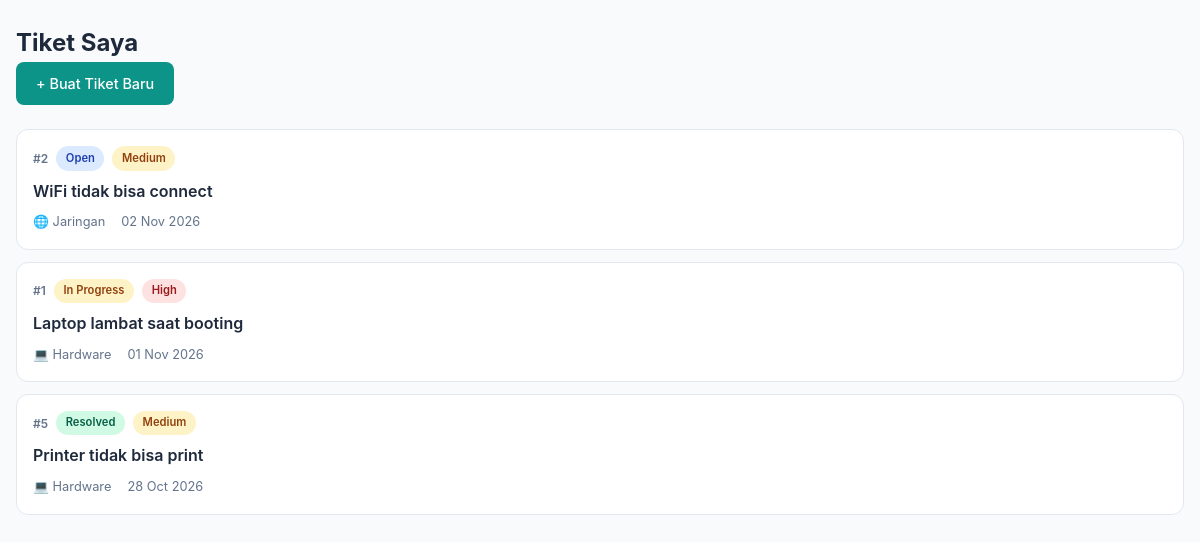
The page /user/tickets (signed in) on the database as committed earlier.
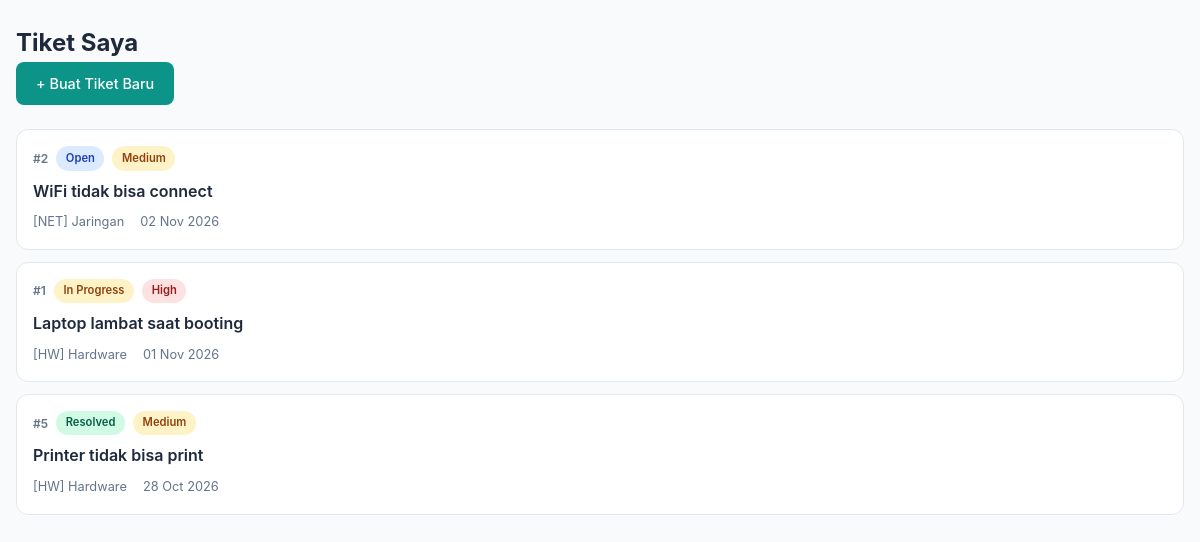
The same page on the database as committed later.
### tables this page shows
CREATE TABLE IF NOT EXISTS tickets (
    id INT AUTO_INCREMENT PRIMARY KEY,
    id_user INT NOT NULL,
    id_category INT NOT NULL,
    id_teknisi INT DEFAULT NULL,
    id_asset INT DEFAULT NULL,
    judul VARCHAR(255) NOT NULL,
    deskripsi TEXT NOT NULL,
    prioritas ENUM('low', 'medium', 'high', 'critical') NOT NULL DEFAULT 'medium',
    status ENUM('open', 'in_progress', 'waiting', 'resolved', 'closed') NOT NULL DEFAULT 'open',
    lampiran VARCHAR(255) DEFAULT NULL,
    sla_jam INT NOT NULL DEFAULT 48,
    created_at TIMESTAMP DEFAULT CURRENT_TIMESTAMP,
    updated_at TIMESTAMP DEFAULT CURRENT_TIMESTAMP ON UPDATE CURRENT_TIMESTAMP,
    resolved_at TIMESTAMP NULL DEFAULT NULL,
    FOREIGN KEY (id_user) REFERENCES users(id) ON DELETE CASCADE,
    FOREIGN KEY (id_category) REFERENCES categories(id) ON DELETE RESTRICT,
    FOREIGN KEY (id_teknisi) REFERENCES users(id) ON DELETE SET NULL,
    FOREIGN KEY (id_asset) REFERENCES assets(id) ON DELETE SET NULL
);

CREATE TABLE IF NOT EXISTS categories (
    id INT AUTO_INCREMENT PRIMARY KEY,
    nama VARCHAR(100) NOT NULL,
    deskripsi TEXT,
    icon VARCHAR(50) DEFAULT '',
    created_at TIMESTAMP DEFAULT CURRENT_TIMESTAMP
);

### Core/functions.php (called while the page is built, shortened)
<?php
function base_path($path)
{
    return BASE_PATH . $path;
}
function view($path, $attributes = [])
{
    extract($attributes);
    require base_path('views/' . $path);
}

### controllers/user/tickets/index.php (called while the page is built, shortened)
<?php
$db = App::resolve(Database::class);
$userId = $_SESSION['user']['id'];
$tickets = $db->query(
    'SELECT t.*, c.nama AS kategori_nama, c.icon AS kategori_icon,
            u.nama AS teknisi_nama
     FROM tickets t
     JOIN categories c ON t.id_category = c.id
     LEFT JOIN users u ON t.id_teknisi = u.id
     WHERE t.id_user = :id_user
     ORDER BY t.created_at DESC',
    ['id_user' => $userId]
)->getAll();
view('dashboard_user/tickets/index.view.php', [
    'css' => 'dashboard.css',
    'title' => 'Tiket Saya - TiketIT',
    'tickets' => $tickets,
]);

### public/index.php (called while the page is built, shortened)
<?php
require BASE_PATH.'Core/functions.php';
spl_autoload_register(function ($class) {
    $class = str_replace('\\', DIRECTORY_SEPARATOR, $class);
});
require base_path('bootstrap.php');
$router = new \Core\Router();
$uri = parse_url($_SERVER['REQUEST_URI'])['path'];
$method = $_POST['_method'] ?? $_SERVER['REQUEST_METHOD'];
$router->route($uri, $method);

### Core/App.php (called while the page is built, shortened)
<?php
class App
{
    protected static $container;
    public static function setContainer($container)
    {
        static::$container = $container;
    }
    public static function container()
    {
        return static::$container;
    }
    public static function resolve($key)
    {
        return static::container()->resolve($key);
    }
}

### Core/Container.php (called while the page is built, shortened)
<?php
class Container
{
    protected $bindings = [];
    public function bind($key, $resolver)
    {
        $this->bindings[$key] = $resolver;
    }
    public function resolve($key)
    {
        $resolver = $this->bindings[$key];
        return call_user_func($resolver);
    }
}

### config.php (called while the page is built, shortened)
<?php
$config = [
    'database' => [
        'host' => getenv('DB_HOST') ?: 'localhost',
        'port' => getenv('DB_PORT') ?: 3306,
        'dbname' => getenv('DB_NAME') ?: 'tiketit',
        'charset' => 'utf8mb4',
        'username' => getenv('DB_USER') ?: 'root',
        'password' => getenv('DB_PASS') ?: '',
    ],
    'app' => [
        'name' => 'TiketIT',
        'version' => '1.0.0',
        'timezone' => 'Asia/Jakarta',
    ],
];
$local = __DIR__ . '/config.local.php';
return $config;

### bootstrap.php (called while the page is built, shortened)
<?php
$container = new Container();
$container->bind('Core\Database', function () {
    $config = require base_path('config.php');
    return new Database(
        $config['database'],
        $config['database']['username'] ?? 'root',
        $config['database']['password'] ?? ''
    );
});

### Core/Database.php (called while the page is built, shortened)
<?php
class Database
{
    public $connection;
    public $statement;
    public function __construct($config, $username = 'root', $password = '')
    {
        $dsn = 'mysql:' . http_build_query($config, '', ';');
        $this->connection = new PDO($dsn, $username, $password, [
           PDO::ATTR_DEFAULT_FETCH_MODE => PDO::FETCH_ASSOC
        ]);
    }
    public function query($query, $params = [])
    {
        $this->statement = $this->connection->prepare($query);
        $this->statement->execute($params);
        return $this;
    }
    public function getAll()
    {
        return $this->statement->fetchAll();
    }
}

### views/dashboard_user/tickets/index.view.php (the view, shortened to what the changed rows need)
<?php require base_path('views/partials/head.php') ?>
<div class="dashboard-container">
    <div class="dashboard-header">
        <h1>Tiket Saya</h1>
        <a href="/user/tickets/create" class="btn-primary">+ Buat Tiket Baru</a>
    </div>
    <?php if (empty($tickets)): ?>
        <div class="empty-state">
            <div class="empty-icon"></div>
            <p>Belum ada tiket. Buat tiket pertama Anda!</p>
            <a href="/user/tickets/create" class="btn-primary">Buat Tiket</a>
        </div>
    <?php else: ?>
        <div class="ticket-list">
            <?php foreach ($tickets as $ticket): ?>
                <a href="/user/tickets/detail?id=<?= $ticket['id'] ?>" class="ticket-card">
                    <div class="ticket-header">
                        <span class="ticket-id">#<?= $ticket['id'] ?></span>
                        <span class="badge badge-<?= $ticket['status'] ?>"><?= ucfirst(str_replace('_', ' ', $ticket['status'])) ?></span>
                        <span class="badge badge-priority-<?= $ticket['prioritas'] ?>"><?= ucfirst($ticket['prioritas']) ?></span>
                    </div>
                    <h3 class="ticket-title"><?= htmlspecialchars($ticket['judul']) ?></h3>
                    <div class="ticket-meta">
                        <span><?= $ticket['kategori_icon'] ?> <?= htmlspecialchars($ticket['kategori_nama']) ?></span>
                        <span> <?= date('d M Y', strtotime($ticket['created_at'])) ?></span>
                    </div>
                </a>
            <?php endforeach; ?>
        </div>
    <?php endif; ?>
</div>
<?php require base_path('views/partials/foot.php') ?>

### Core/Router.php (shortened to what the changed rows need)
<?php
class Router
{
    protected $routes = [];
    public function add($method, $uri, $controller)
    {
        $this->routes[] = [
            'uri' => $uri,
            'controller' => $controller,
            'method' => $method
        ];
    }
    public function route($uri, $method)
    {
        foreach ($this->routes as $route) {
            if ($route['uri'] === $uri && $route['method'] === strtoupper($method)) {
                return require base_path($route['controller']);
            }
        }
    }
}

Rows that differ between the two databases and show on the page:
changed through a linked row, tickets "WiFi tidak bisa connect": id_category.icon "🌐" → "[NET]"
changed through a linked row, tickets "Laptop lambat saat booting": id_category.icon "💻" → "[HW]"
changed through a linked row, tickets "Printer tidak bisa print": id_category.icon "💻" → "[HW]"
